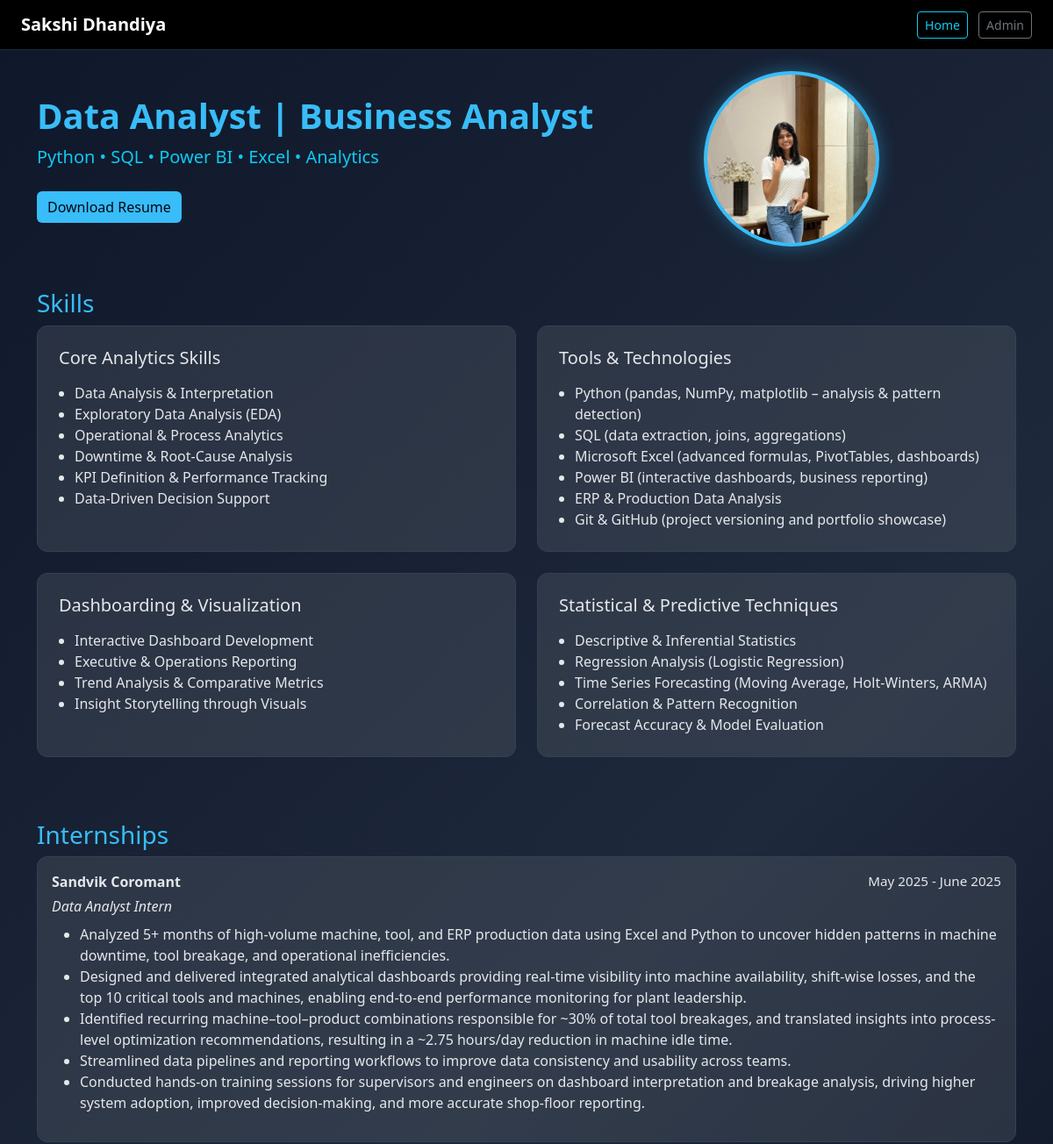
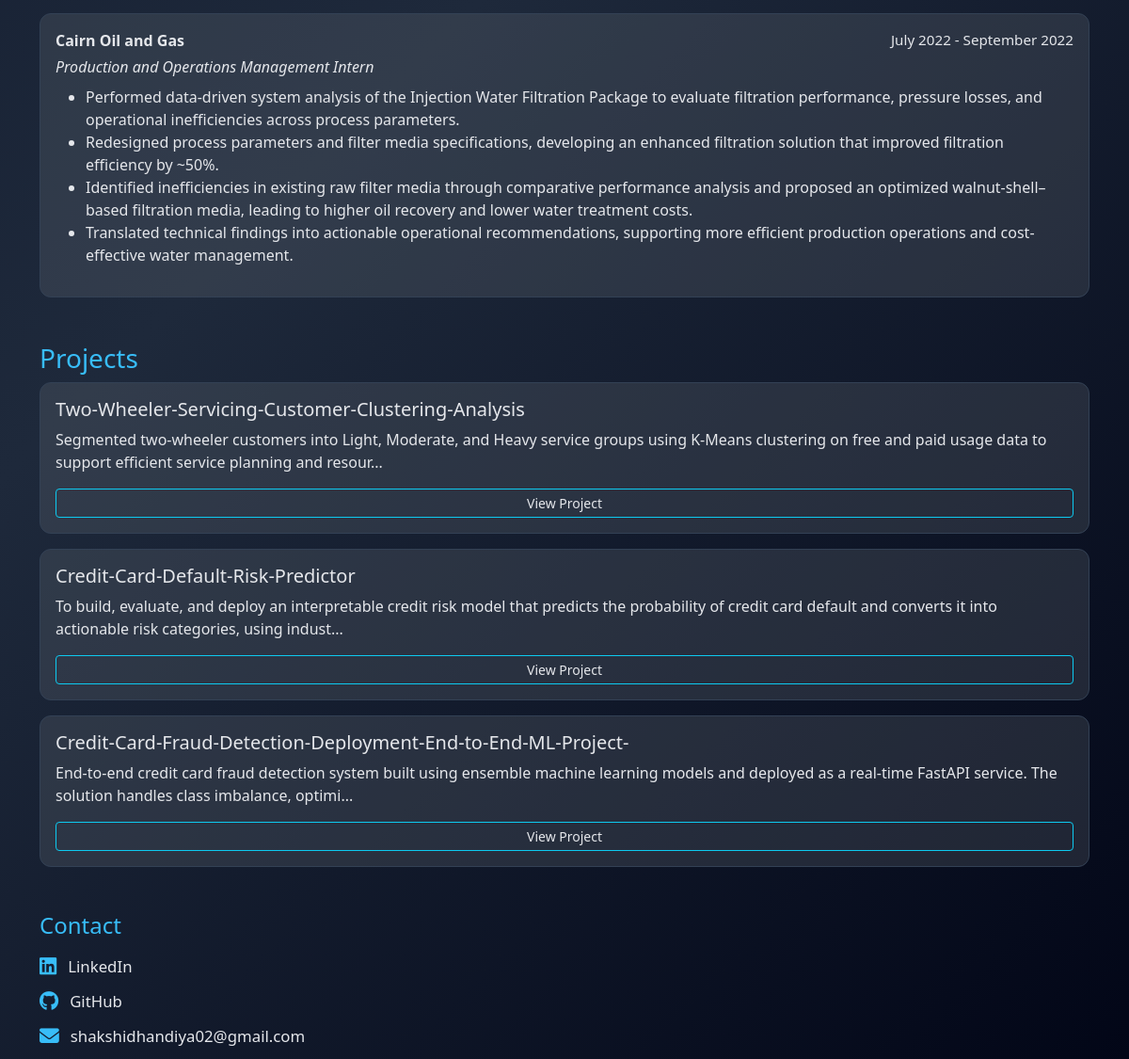
The page / on the database its author committed (2 pictures, top to bottom).
### models.py (models this page shows)
class Skill(db.Model):
    id = db.Column(db.Integer, primary_key=True)
    category = db.Column(db.String(100), nullable=False)
    name = db.Column(db.String(200), nullable=False)

class Internship(db.Model):
    id = db.Column(db.Integer, primary_key=True)
    company = db.Column(db.String(200), nullable=False)
    duration = db.Column(db.String(100), nullable=False)
    role = db.Column(db.String(200), nullable=False)
    description = db.Column(db.Text, nullable=False)

class Project(db.Model):
    id = db.Column(db.Integer, primary_key=True)
    title = db.Column(db.String(200), nullable=False)
    description = db.Column(db.Text, nullable=False)
    tools = db.Column(db.String(200), nullable=False)

### app.py (the view)
@app.route("/")
def home():
    return render_template(
        "home.html",
        projects=Project.query.all(),
        internships=Internship.query.all(),
        skills=Skill.query.all()
    )

### Template/home.html
{% extends "base.html" %}
{% block content %}
<div class="row align-items-center mb-5">
    <div class="col-md-8">
        <h1 class="fw-bold">Data Analyst | Business Analyst</h1>
        <p class="text-info fs-5">
            Python • SQL • Power BI • Excel • Analytics
        </p>
        <a href="{{ url_for('static', filename='resume.pdf') }}"
           class="btn btn-info mt-2">
            Download Resume
        </a>
    </div>
    <div class="col-md-4 text-center">
       <div class="profile-photo"></div>
    </div>
</div>
<div class="mb-5">
    <h3>Skills</h3>
    <div class="row">
        {% set categories = [
            "Core Analytics Skills",
            "Tools & Technologies",
            "Dashboarding & Visualization",
            "Statistical & Predictive Techniques"
        ] %}
        {% for category in categories %}
        <div class="col-md-6 mb-4">
            <div class="card p-4 bg-secondary bg-opacity-25 h-100">
                <h5 class="text-info mb-3">{{ category }}</h5>
                <ul class="skill-list">
                    {% for skill in skills if skill.category == category %}
                        <li>{{ skill.name }}</li>
                    {% endfor %}
                </ul>
            </div>
        </div>
        {% endfor %}
    </div>
</div>
<div class="mb-5">
    <h3>Internships</h3>
    {% if internships %}
        {% for internship in internships %}
        <div class="card p-3 mb-3 bg-secondary bg-opacity-25">
            <div class="d-flex justify-content-between">
                <strong>{{ internship.company }}</strong>
                <span class="text-muted">{{ internship.duration }}</span>
            </div>
            <div class="mt-1 fst-italic">
                {{ internship.role }}
            </div>
            <ul class="mt-2">
                {% for line in internship.description.splitlines() %}
                    <li>{{ line }}</li>
                {% endfor %}
            </ul>
        </div>
        {% endfor %}
    {% else %}
        <p class="text-muted">No internships added yet.</p>
    {% endif %}
</div>
<div class="mb-5">
    <h3>Projects</h3>
    {% for project in projects %}
    <div class="card p-3 mb-3 bg-secondary bg-opacity-25">
        <h5>{{ project.title }}</h5>
        <p>{{ project.description[:180] }}...</p>
        <a href="/project/{{ project.id }}" class="btn btn-outline-info btn-sm">
            View Project
        </a>
    </div>
    {% else %}
        <p class="text-muted">No projects uploaded yet.</p>
    {% endfor %}
</div>
<div class="contact-section mt-5">
    <h4 class="mb-3">Contact</h4>
    <div class="contact-item">
        <i class="fab fa-linkedin"></i>
        <a href="https://www.linkedin.com/in/sakshii-dhandiya/"
           target="_blank">
            LinkedIn
        </a>
    </div>
    <div class="contact-item">
        <i class="fab fa-github"></i>
        <a href="https://github.com/sakshidhandiya"
           target="_blank">
            GitHub
        </a>
    </div>
    <div class="contact-item">
        <i class="fas fa-envelope"></i>
        <a href="mailto:shakshidhandiya02@gmail.com">
            shakshidhandiya02@gmail.com
        </a>
    </div>
</div>
{% endblock %}

### Template/base.html (shortened to what this page needs)
<!DOCTYPE html>
<html lang="en">
<head>
    <link href="https://cdn.jsdelivr.net/npm/bootstrap@5.3.2/dist/css/bootstrap.min.css" rel="stylesheet">
    <link href="{{ url_for('static', filename='css/style.css') }}" rel="stylesheet">
    <link rel="stylesheet"
      href="https://cdnjs.cloudflare.com/ajax/libs/font-awesome/6.5.1/css/all.min.css">
</head>
<body class="bg-dark text-light">
<nav class="navbar navbar-dark bg-black px-4">
    <span class="navbar-brand fw-bold">Sakshi Dhandiya</span>
    <div>
        <a href="/" class="btn btn-outline-info btn-sm me-2">Home</a>
        <a href="/admin/login" class="btn btn-outline-secondary btn-sm">Admin</a>
    </div>
</nav>
<div class="container mt-4">
    {% block content %}{% endblock %}
</div>
</body>
</html>

### static/css/style.css (style rules this page uses)
body { background: linear-gradient(135deg, #0f172a, #1e293b, #020617); color: #e5e7eb; font-family: "Segoe UI", Arial, sans-serif; }
.navbar { border-bottom: 1px solid #1e293b; }
h1, h2, h3, h4, h5 { color: #38bdf8; }
.card { background-color: rgba(30, 41, 59, 0.85); border: 1px solid #334155; border-radius: 12px; }
.btn-info { background-color: #38bdf8; border: none; color: #020617; }
a { color: #38bdf8; text-decoration: none; }
.card, .card * { color: #e5e7eb !important; }
.profile-photo { width: 200px; height: 200px; border-radius: 50%; border: 4px solid #38bdf8; box-shadow: 0 0 20px rgba(56, 189, 248, 0.4); background-image: url("/static/profile1.jpeg"); background-size: cover; background-repeat: no-repeat; background-position: 60% 45%; }
.contact-section { color: #e5e7eb; }
.contact-item { display: flex; align-items: center; gap: 12px; margin-bottom: 12px; font-size: 1.05rem; }
.contact-item i { font-size: 1.3rem; color: #38bdf8; }
.contact-item a { color: #e5e7eb; text-decoration: none; }
.card span.text-muted { font-size: 0.95rem; }
.skill-list { list-style-type: disc; padding-left: 18px; margin: 0; }

### rows shown on the page
Skill: name "Data Analysis & Interpretation"
Skill: name "Exploratory Data Analysis (EDA)"
Skill: name "Operational & Process Analytics"
Skill: name "Downtime & Root-Cause Analysis"
Skill: name "KPI Definition & Performance Tracking"
Skill: name "Data-Driven Decision Support"
Skill: name "Python (pandas, NumPy, matplotlib – analysis & pattern detection)"
Skill: name "SQL (data extraction, joins, aggregations)"
Skill: name "Microsoft Excel (advanced formulas, PivotTables, dashboards)"
Skill: name "Power BI (interactive dashboards, business reporting)"
Skill: name "ERP & Production Data Analysis"
Skill: name "Git & GitHub (project versioning and portfolio showcase)"
Skill: name "Interactive Dashboard Development"
Skill: name "Executive & Operations Reporting"
Skill: name "Trend Analysis & Comparative Metrics"
Skill: name "Insight Storytelling through Visuals"
Skill: name "Descriptive & Inferential Statistics"
Skill: name "Regression Analysis (Logistic Regression)"
Skill: name "Time Series Forecasting (Moving Average, Holt-Winters, ARMA)"
Skill: name "Correlation & Pattern Recognition"
Skill: name "Forecast Accuracy & Model Evaluation"
Internship: company "Sandvik Coromant", duration "May 2025 - June 2025", role "Data Analyst Intern", splitlines "Analyzed 5+ months of high-volume machine, tool, and ERP production data using Excel and Python to uncover hidden patterns in machine downtime, tool breakage, and operational inefficiencies." "Designed and delivered integrated analytical dashboards providing real-time visibility into machine availability, shift-wise losses, and the top 10 critical tools and machines, enabling end-to-end performance monitoring for plant leadership." "Identified recurring machine–tool–product combinations responsible for ~30% of total tool breakages, and translated insights into process-level optimization recommendations, resulting in a ~2.75 hours/day reduction in machine idle time." "Streamlined data pipelines and reporting workflows to improve data consistency and usability across teams." "Conducted hands-on training sessions for supervisors and engineers on dashboard interpretation and breakage analysis, driving higher system adoption, improved decision-making, and more accurate shop-floor reporting."
Internship: company "Cairn Oil and Gas", duration "July 2022 - September 2022", role "Production and Operations Management Intern", splitlines "Performed data-driven system analysis of the Injection Water Filtration Package to evaluate filtration performance, pressure losses, and operational inefficiencies across process parameters." "Redesigned process parameters and filter media specifications, developing an enhanced filtration solution that improved filtration efficiency by ~50%." "Identified inefficiencies in existing raw filter media through comparative performance analysis and proposed an optimized walnut-shell–based filtration media, leading to higher oil recovery and lower water treatment costs." "Translated technical findings into actionable operational recommendations, supporting more efficient production operations and cost-effective water management."
Project: title "Two-Wheeler-Servicing-Customer-Clustering-Analysis", description "Segmented two-wheeler customers into Light, Moderate, and Heavy service groups using K-Means clustering on free and paid usage data to support efficient service planning and resour"
Project: title "Credit-Card-Default-Risk-Predictor", description "To build, evaluate, and deploy an interpretable credit risk model that predicts the probability of credit card default and converts it into actionable risk categories, using indust"
Project: title "Credit-Card-Fraud-Detection-Deployment-End-to-End-ML-Project-", description "End-to-end credit card fraud detection system built using ensemble machine learning models and deployed as a real-time FastAPI service. The solution handles class imbalance, optimi"

### other values the page prints
{{ category }} "Core Analytics Skills" "Tools & Technologies" "Dashboarding & Visualization" "Statistical & Predictive Techniques"
